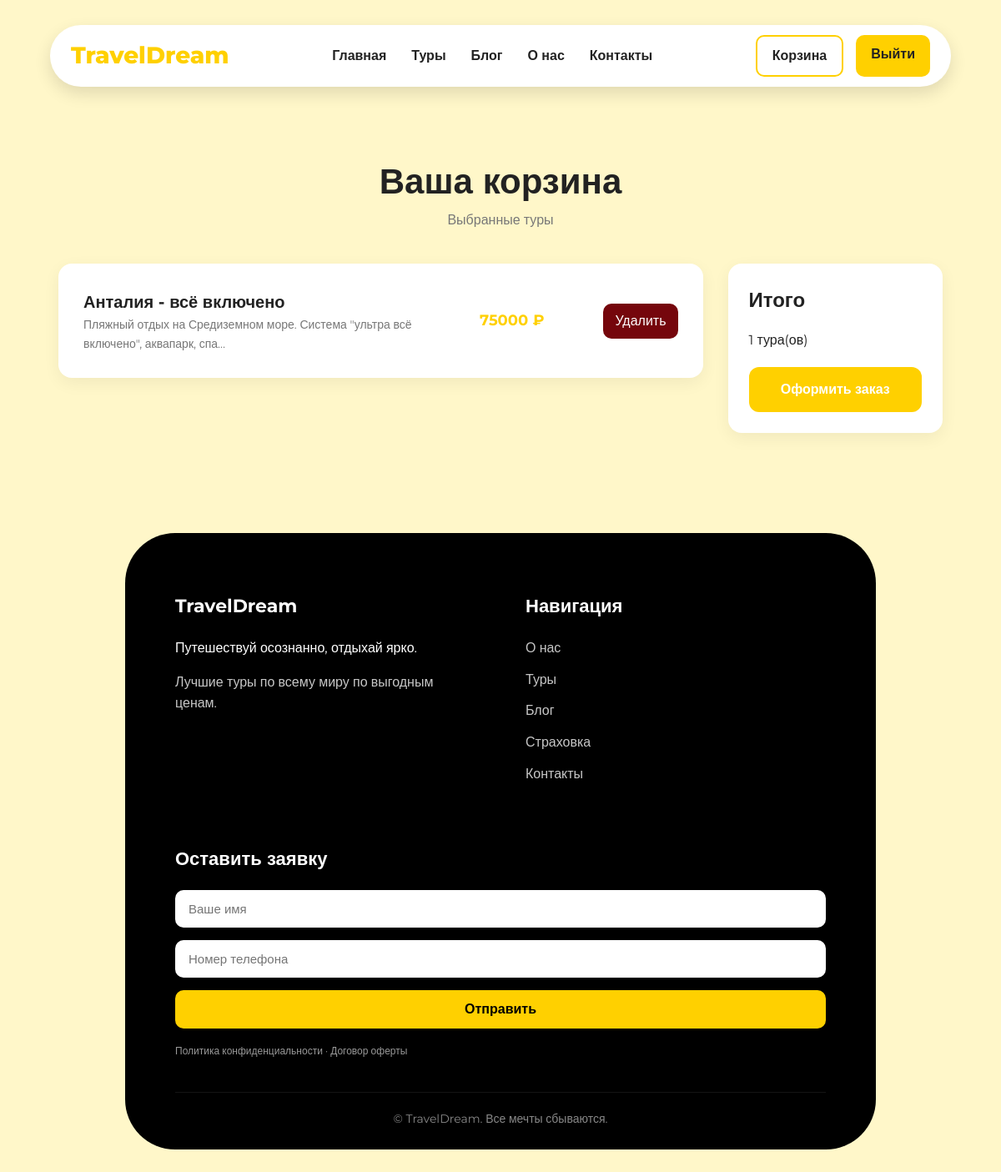
The app's page /cart/ (signed in) with its own data.
### travel/models.py (models this page shows, shortened)
class CartItem(models.Model):
    user = models.ForeignKey(User, on_delete=models.CASCADE)
    destination = models.ForeignKey('Destination', on_delete=models.CASCADE)

class Destination(models.Model):
    name = models.CharField(max_length=100)
    price = models.IntegerField()
    description = models.TextField()
    img = models.ImageField(upload_to='pics')
    offer = models.BooleanField(default=False)

### travel/views.py (the view)
# urls.py: path('cart/', views.cart, name='cart'),
def cart(request):
    if not request.user.is_authenticated:
        return redirect('login')
    items = CartItem.objects.filter(user=request.user)
    return render(request, 'cart.html', {
        'items': items
    })

### templates/cart.html (shortened to what this page needs)
{% extends 'base.html' %}
{% block content %}
<section class="cart-page">
    <div class="cart-header">
        <h1>Ваша корзина</h1>
        <p>Выбранные туры</p>
    </div>
    {% if items %}
        <div class="cart-container">
            <div class="cart-items">
                {% for item in items %}
                <div class="cart-item">
                    <div class="cart-item-info">
                        <h3>{{ item.destination.name }}</h3>
                        <p>{{ item.destination.description|truncatechars:80 }}</p>
                    </div>
                    <div class="cart-item-price">
                        {{ item.destination.price }} ₽
                    </div>
                    <a class="cart-remove"
                       href="{% url 'remove_from_cart' item.id %}">
                        Удалить
                    </a>
                </div>
                {% endfor %}
            </div>
            <div class="cart-summary">
                <h2>Итого</h2>
                <p>
                    {{ items|length }} тура(ов)
                </p>
                <a href="#" class="checkout-btn">
                    Оформить заказ
                </a>
            </div>
        </div>
    {% endif %}
</section>
{% endblock %}

### static/css/style.css (style rules this page uses)
* { margin: 0; padding: 0; box-sizing: border-box; }
body { font-family: 'Montserrat', sans-serif; background: #fff7c9; color: #222; line-height: 1.6; }
a { text-decoration: none; color: inherit; }
.cart-page { max-width: 1100px; margin: 60px auto; padding: 20px; }
.cart-header { text-align: center; margin-bottom: 40px; }
.cart-header h1 { font-size: 42px; color: #222; }
.cart-header p { color: #777; }
.cart-container { display: grid; grid-template-columns: 3fr 1fr; gap: 30px; }
.cart-items { display: flex; flex-direction: column; gap: 15px; }
.cart-item { display: flex; justify-content: space-between; align-items: center; background: #fff; padding: 30px; border-radius: 16px; box-shadow: 0 6px 20px rgba(0,0,0,0.06); transition: 0.3s; }
.cart-item-info h3 { margin: 0; font-size: 20px; }
.cart-item-info p { margin: 0px 0 0; font-size: 14px; color: #777; }
.cart-item-price { font-size: 18px; font-weight: bold; color: #FFD000; padding: 20px; width: 200px; }
.cart-remove { background: #75060c; color: white; padding: 8px 14px; border-radius: 10px; text-decoration: none; transition: 0.3s; }
.cart-summary { background: #fff; padding: 25px; border-radius: 16px; height: fit-content; box-shadow: 0 6px 20px rgba(0,0,0,0.06); }
.cart-summary h2 { margin-bottom: 15px; }
.checkout-btn { display: block; text-align: center; margin-top: 20px; padding: 14px; background: #FFD000; color: white; border-radius: 12px; text-decoration: none; font-weight: 600; transition: 0.3s; }

### records on screen
CartItem: destination.name "Анталия - всё включено", destination.description "Пляжный отдых на Средиземном море. Система \"ультра всё включено\", аквапарк, спа…", destination.price "75000"

### other values on screen
{{ items|length }} "1"
